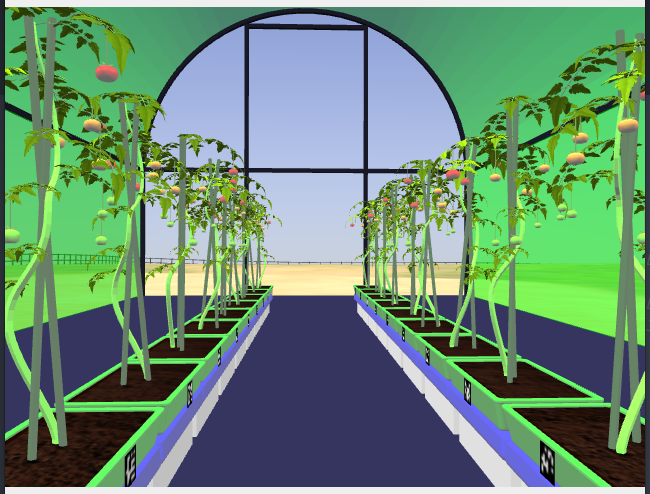
#> input picture agribot_tasks/agri_bot_perception/scripts/image.png, 650 x 494 px
$ python ip.py
#> lines starting #> are read from the running program, lines starting #| are printed output that depends on the picture; after the words box and inside, x2 and y2 are one past the last pixel; in counts of white or black regions, pixels touching at a corner belong together
import cv2
import numpy as np

def nothing(x):
    pass

frame = cv2.imread('image.png')
#> frame is the input picture: shape (494, 650, 3); mean B, G, R 116.2, 141.4, 104.9
img_HSV = cv2.cvtColor(frame, cv2.COLOR_BGR2HSV)
#> img_HSV: shape (494, 650, 3); mean H, S, V 73.2, 111.8, 159.2

cv2.namedWindow("image")


# create trackbars for color change
cv2.createTrackbar('lowH',"image",0,255,nothing)
#> slider 'lowH' is set to 51
cv2.createTrackbar('highH',"image",0,255,nothing)
#> slider 'highH' is set to 255

cv2.createTrackbar('lowS',"image",0,255,nothing)
#> slider 'lowS' is set to 51
cv2.createTrackbar('highS',"image",0,255,nothing)
#> slider 'highS' is set to 255

cv2.createTrackbar('lowV',"image",0,255,nothing)
#> slider 'lowV' is set to 51
cv2.createTrackbar('highV',"image",0,255,nothing)
#> slider 'highV' is set to 255

while(True):
    h = cv2.getTrackbarPos("lowH", "image")
    s = cv2.getTrackbarPos("lowS", "image")
    v = cv2.getTrackbarPos("lowV", "image")

    H = cv2.getTrackbarPos("highH", "image")
    S = cv2.getTrackbarPos("highS", "image")
    V = cv2.getTrackbarPos("highV", "image")

    mask = cv2.inRange(img_HSV, np.array([h, s, v]), np.array([H, S, V]))
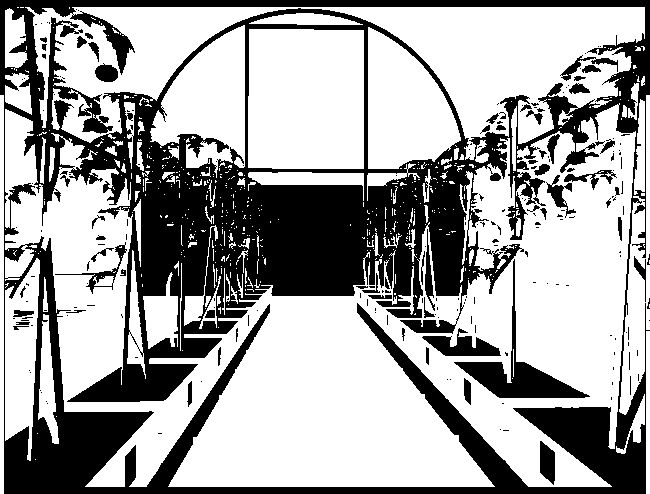
#> mask: shape (494, 650); 64.7% white; 220 black regions (161 under 20 px), largest, box (x1, y1, x2, y2) and area: (0, 0, 650, 494) 103072, (454, 259, 590, 398) 3117, (422, 328, 501, 356) 1079
    output = cv2.bitwise_and(frame, frame, mask = mask)
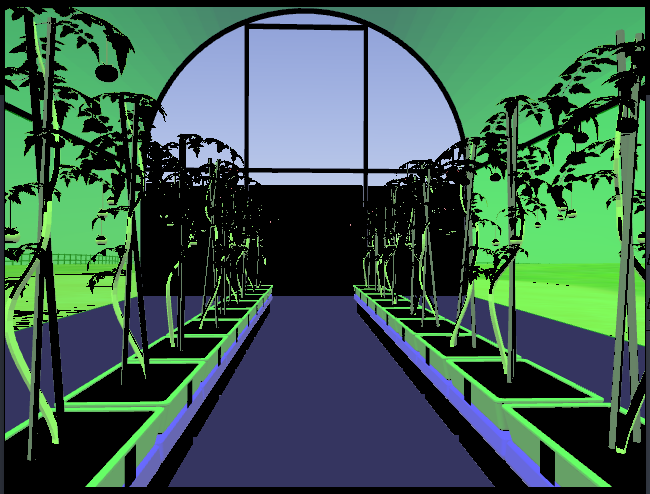
#> output: shape (494, 650, 3); mean B, G, R 81, 94.8, 61.7
    output = cv2.cvtColor(output, cv2.COLOR_BGR2GRAY)
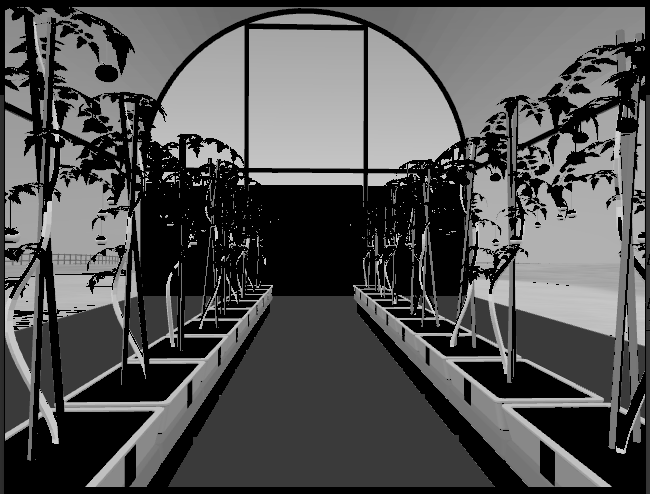
#> output: shape (494, 650); min 0, max 211, mean 83.3

    ret, threshold = cv2.threshold(output, 25, 255, cv2.THRESH_BINARY_INV)

    cv2.imshow("image", frame)
    cv2.imshow("threshold", output)

    if cv2.waitKey(25) and 0xFF == ord('q'):
#> (key q is pressed here)
            break

cv2.destroyAllWindows()
